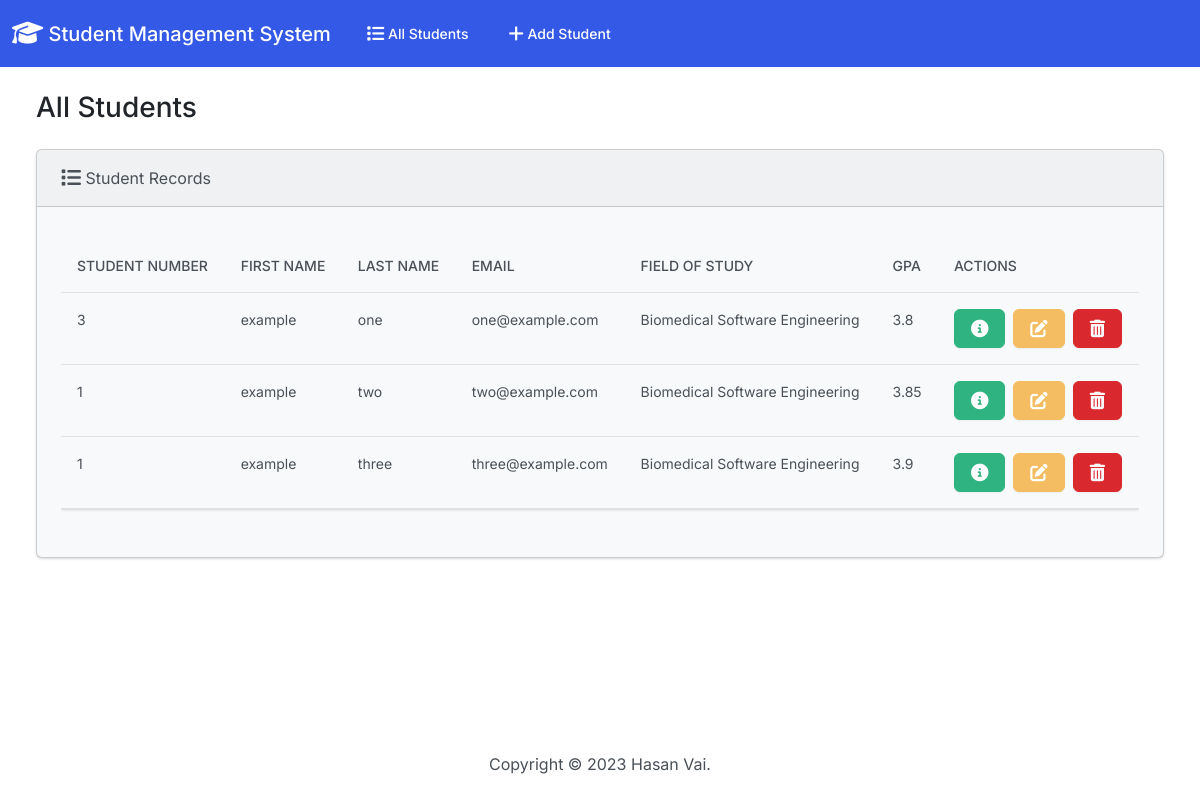
Before: / with the older database file.
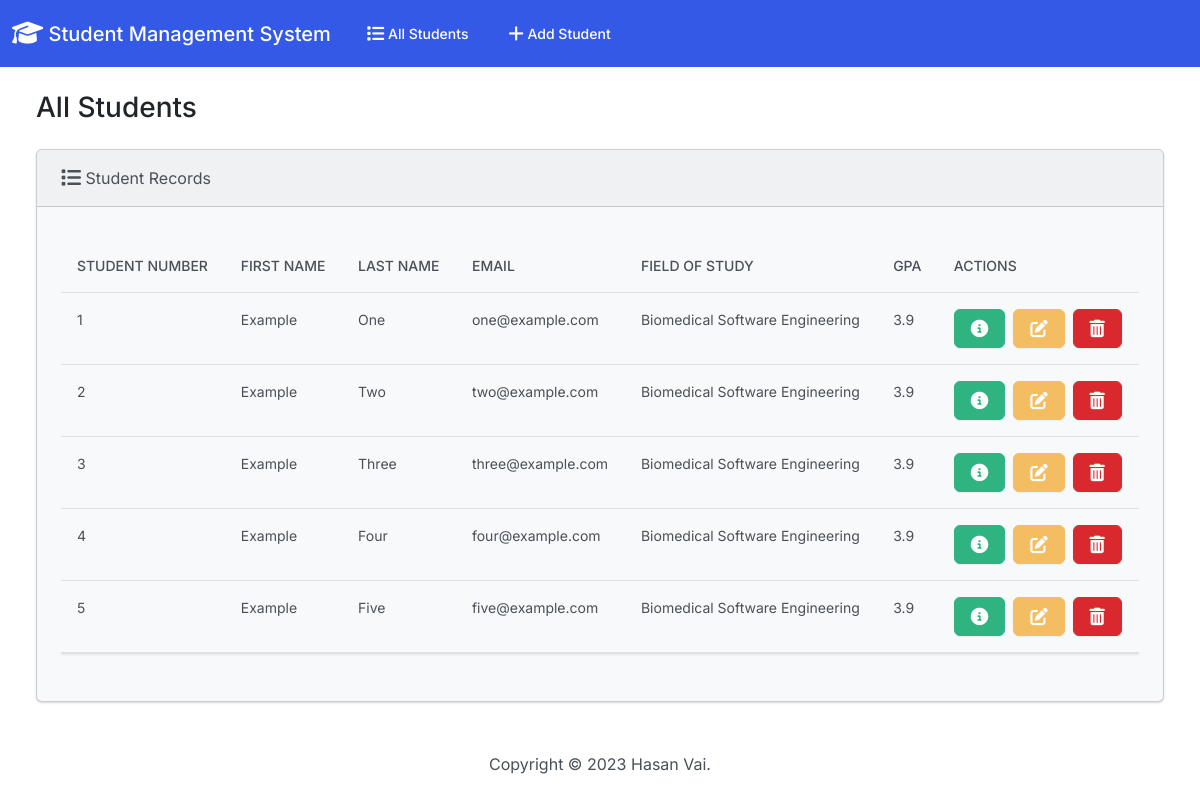
After: the same page with the newer database file.
### students/models.py (models this page shows, shortened)
class Student(models.Model):
  student_number = models.PositiveIntegerField()
  first_name = models.CharField(max_length=50)
  last_name = models.CharField(max_length=50)
  email = models.EmailField(max_length=100)
  field_of_study = models.CharField(max_length=50)
  gpa = models.FloatField()

### students/views.py (the view)
# urls.py: path('', views.index, name='index'),
def index(request):
    return render(request, 'students/index.html',{
        'students': Student.objects.all()
    })

### students/templates/students/index.html (shortened to what this page needs)
{% extends "students/base.html" %}
{% block body %}
<h3 class="m-4">All Students</h3>
<div class="row">
    <div class="col-12">
        {% if students %}
        <div class="card bg-light ms-4 me-4 mb-4">
            <div class="card-header">
                <i class="fa-solid fa-list fa-lg"></i> Student Records
            </div>
            <div class="card-body">
                <p class="card-text">
                <div class="table-responsive">
                    <table class="table table-hover">
                        <thead>
                            <tr>
                                <th scope="col">Student Number</th>
                                <th scope="col">First Name</th>
                                <th scope="col">Last Name</th>
                                <th scope="col">Email</th>
                                <th scope="col">Field of Study</th>
                                <th scope="col">GPA</th>
                                <th scope="col">Actions</th>
                            </tr>
                        </thead>
                        <tbody>
                            {% for student in students %}
                            <tr>
                                <td>{{ student.student_number }}</td>
                                <td>{{ student.first_name }}</td>
                                <td>{{ student.last_name }}</td>
                                <td>{{ student.email }}</td>
                                <td>{{ student.field_of_study }}</td>
                                <td>{{ student.gpa }}</td>
                                <td>
                                    <button type="button" class="btn btn-success me-1"
                                        href="{% url 'view_student' student.id %}" data-bs-toggle="modal"
                                        data-bs-target="#myModal{{student.id}}">
                                    </button>
                                    <a class="btn btn-warning me-1" href="{% url 'edit' student.id %}">
                                    </a>
                                    <button type="button" class="btn btn-danger" data-bs-toggle="modal"
                                        data-bs-target="#delete{{student.id}}">
                                    </button>
                                </td>
                            </tr>
                            {% endfor %}
                        </tbody>
                    </table>
                </div>
                </p>
            </div>
        </div>
        {% else %}
        <h5 class="alert alert-primary ms-4 me-4">No Student Records</h5>
        {% endif %}
    </div>
</div>
{% endblock %}

### students/templates/students/base.html (shortened to what this page needs)
{% load static %}
<!DOCTYPE html>
<html lang="en">
<head>
    <link rel="stylesheet" href="https://cdnjs.cloudflare.com/ajax/libs/font-awesome/6.1.1/css/all.min.css">
    <link href="{% static 'css/bootstrap.min.css' %}" rel="stylesheet">
</head>
<body class="d-flex flex-column min-vh-100">
    <nav class="navbar navbar-expand-lg navbar-dark bg-primary">
        <div class="container-fluid">
            <a class="navbar-brand" href="{% url 'index' %}">
                <i class="fa-solid fa-graduation-cap fa-lg"></i> Student Management System
            </a>
            <div class="collapse navbar-collapse" id="navbarColor01">
                <ul class="navbar-nav me-auto">
                    <li class="nav-item">
                        <a class="nav-link" href="{% url 'index' %}">
                             All Students
                        </a>
                    </li>
                    <li class="nav-item">
                        <a class="nav-link" href="{% url 'add' %}">
                             Add Student
                        </a>
                    </li>
                </ul>
            </div>
        </div>
    </nav>
    <div class="container-fluid">
        {% block body %}
        {% endblock %}
    </div>
    <footer class="mt-auto mb-4">
        <div class="text-center">
            <span>
                Copyright &copy;
                <script>document.write(new Date().getFullYear())</script> Hasan Vai.
            </span>
        </div>
    </footer>
</body>
</html>

Changed rows visible on the page:
removed Student: student_number "3", first_name "example", last_name "one", email "one@example.com", field_of_study "Biomedical Software Engineering", gpa "3.8"
removed Student: student_number "1", first_name "example", last_name "two", email "two@example.com", field_of_study "Biomedical Software Engineering", gpa "3.85"
removed Student: student_number "1", first_name "example", last_name "three", email "three@example.com", field_of_study "Biomedical Software Engineering", gpa "3.9"
added Student: student_number "1", first_name "Example", last_name "One", email "one@example.com", field_of_study "Biomedical Software Engineering", gpa "3.9"
added Student: student_number "2", first_name "Example", last_name "Two", email "two@example.com", field_of_study "Biomedical Software Engineering", gpa "3.9"
added Student: student_number "3", first_name "Example", last_name "Three", email "three@example.com", field_of_study "Biomedical Software Engineering", gpa "3.9"
added Student: student_number "4", first_name "Example", last_name "Four", email "four@example.com", field_of_study "Biomedical Software Engineering", gpa "3.9"
added Student: student_number "5", first_name "Example", last_name "Five", email "five@example.com", field_of_study "Biomedical Software Engineering", gpa "3.9"
